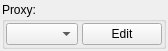
<?xml version="1.0" encoding="UTF-8"?>
<ui version="4.0">
 <class>ProxySettingsWidgetClass</class>
 <widget class="QWidget" name="ProxySettingsWidgetClass">
  <property name="geometry">
   <rect>
    <x>0</x>
    <y>0</y>
    <width>165</width>
    <height>46</height>
   </rect>
  </property>
  <property name="sizePolicy">
   <sizepolicy hsizetype="Expanding" vsizetype="Maximum">
    <horstretch>0</horstretch>
    <verstretch>0</verstretch>
   </sizepolicy>
  </property>
  <layout class="QVBoxLayout" name="verticalLayout">
   <property name="leftMargin">
    <number>2</number>
   </property>
   <property name="topMargin">
    <number>2</number>
   </property>
   <property name="rightMargin">
    <number>2</number>
   </property>
   <property name="bottomMargin">
    <number>2</number>
   </property>
   <item>
    <widget class="QGroupBox" name="groupBoxProxy">
     <property name="sizePolicy">
      <sizepolicy hsizetype="Expanding" vsizetype="Maximum">
       <horstretch>0</horstretch>
       <verstretch>0</verstretch>
      </sizepolicy>
     </property>
     <property name="title">
      <string>Proxy:</string>
     </property>
     <layout class="QHBoxLayout" name="horizontalLayout">
      <property name="spacing">
       <number>4</number>
      </property>
      <property name="leftMargin">
       <number>1</number>
      </property>
      <property name="topMargin">
       <number>1</number>
      </property>
      <property name="rightMargin">
       <number>1</number>
      </property>
      <property name="bottomMargin">
       <number>1</number>
      </property>
      <item>
       <widget class="QComboBox" name="cmbProxy">
        <property name="sizePolicy">
         <sizepolicy hsizetype="Expanding" vsizetype="Maximum">
          <horstretch>0</horstretch>
          <verstretch>0</verstretch>
         </sizepolicy>
        </property>
       </widget>
      </item>
      <item>
       <widget class="QPushButton" name="pbtEditProxy">
        <property name="sizePolicy">
         <sizepolicy hsizetype="Preferred" vsizetype="Fixed">
          <horstretch>0</horstretch>
          <verstretch>0</verstretch>
         </sizepolicy>
        </property>
        <property name="text">
         <string>Edit</string>
        </property>
       </widget>
      </item>
     </layout>
    </widget>
   </item>
  </layout>
 </widget>
 <layoutdefault spacing="6" margin="11"/>
 <resources/>
 <connections/>
</ui>
